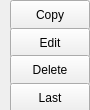
<?xml version="1.0" encoding="UTF-8"?>
<ui version="4.0">
 <class>TooltipMenu</class>
 <widget class="QWidget" name="TooltipMenu">
  <property name="geometry">
   <rect>
    <x>0</x>
    <y>0</y>
    <width>90</width>
    <height>110</height>
   </rect>
  </property>
  <property name="minimumSize">
   <size>
    <width>90</width>
    <height>110</height>
   </size>
  </property>
  <property name="maximumSize">
   <size>
    <width>16777215</width>
    <height>140</height>
   </size>
  </property>
  <property name="windowTitle">
   <string notr="true">N/A</string>
  </property>
  <layout class="QVBoxLayout" name="verticalLayout_2">
   <property name="spacing">
    <number>0</number>
   </property>
   <property name="leftMargin">
    <number>0</number>
   </property>
   <property name="topMargin">
    <number>0</number>
   </property>
   <property name="rightMargin">
    <number>0</number>
   </property>
   <property name="bottomMargin">
    <number>0</number>
   </property>
   <item>
    <widget class="QWidget" name="container" native="true">
     <layout class="QVBoxLayout" name="verticalLayout_3">
      <property name="spacing">
       <number>0</number>
      </property>
      <property name="leftMargin">
       <number>10</number>
      </property>
      <property name="topMargin">
       <number>0</number>
      </property>
      <property name="rightMargin">
       <number>0</number>
      </property>
      <property name="bottomMargin">
       <number>0</number>
      </property>
      <item alignment="Qt::AlignLeft">
       <widget class="QPushButton" name="btnCopy">
        <property name="sizePolicy">
         <sizepolicy hsizetype="Maximum" vsizetype="Fixed">
          <horstretch>0</horstretch>
          <verstretch>0</verstretch>
         </sizepolicy>
        </property>
        <property name="minimumSize">
         <size>
          <width>0</width>
          <height>30</height>
         </size>
        </property>
        <property name="maximumSize">
         <size>
          <width>16777215</width>
          <height>30</height>
         </size>
        </property>
        <property name="focusPolicy">
         <enum>Qt::NoFocus</enum>
        </property>
        <property name="text">
         <string>Copy</string>
        </property>
       </widget>
      </item>
      <item alignment="Qt::AlignLeft">
       <widget class="QPushButton" name="btnEdit">
        <property name="sizePolicy">
         <sizepolicy hsizetype="Maximum" vsizetype="Fixed">
          <horstretch>0</horstretch>
          <verstretch>0</verstretch>
         </sizepolicy>
        </property>
        <property name="minimumSize">
         <size>
          <width>0</width>
          <height>30</height>
         </size>
        </property>
        <property name="maximumSize">
         <size>
          <width>16777215</width>
          <height>30</height>
         </size>
        </property>
        <property name="focusPolicy">
         <enum>Qt::NoFocus</enum>
        </property>
        <property name="text">
         <string>Edit</string>
        </property>
       </widget>
      </item>
      <item alignment="Qt::AlignLeft">
       <widget class="QPushButton" name="btnDelete">
        <property name="sizePolicy">
         <sizepolicy hsizetype="Maximum" vsizetype="Fixed">
          <horstretch>0</horstretch>
          <verstretch>0</verstretch>
         </sizepolicy>
        </property>
        <property name="minimumSize">
         <size>
          <width>0</width>
          <height>30</height>
         </size>
        </property>
        <property name="maximumSize">
         <size>
          <width>16777215</width>
          <height>30</height>
         </size>
        </property>
        <property name="focusPolicy">
         <enum>Qt::NoFocus</enum>
        </property>
        <property name="text">
         <string>Delete</string>
        </property>
       </widget>
      </item>
      <item alignment="Qt::AlignLeft">
       <widget class="QPushButton" name="btnLast">
        <property name="sizePolicy">
         <sizepolicy hsizetype="Maximum" vsizetype="Fixed">
          <horstretch>0</horstretch>
          <verstretch>0</verstretch>
         </sizepolicy>
        </property>
        <property name="minimumSize">
         <size>
          <width>0</width>
          <height>30</height>
         </size>
        </property>
        <property name="maximumSize">
         <size>
          <width>16777215</width>
          <height>30</height>
         </size>
        </property>
        <property name="focusPolicy">
         <enum>Qt::NoFocus</enum>
        </property>
        <property name="text">
         <string>Last</string>
        </property>
       </widget>
      </item>
     </layout>
    </widget>
   </item>
  </layout>
 </widget>
 <resources/>
 <connections/>
</ui>
